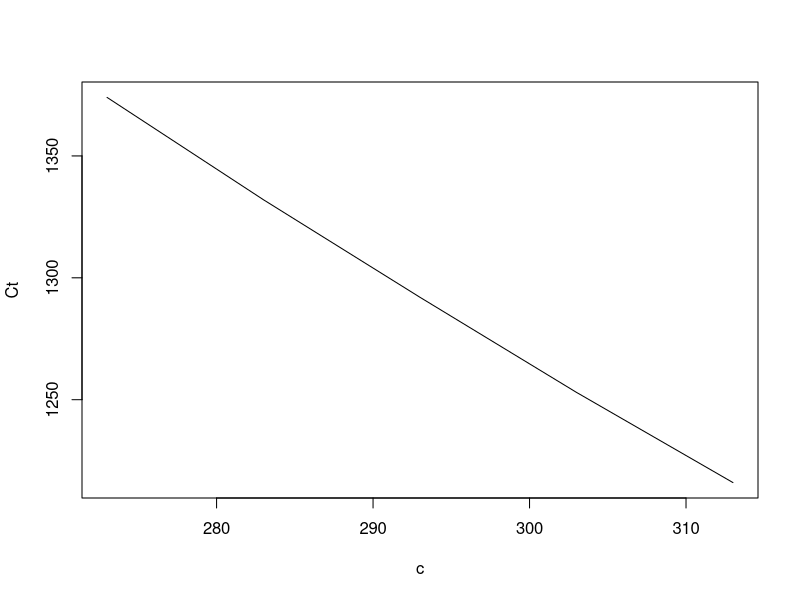
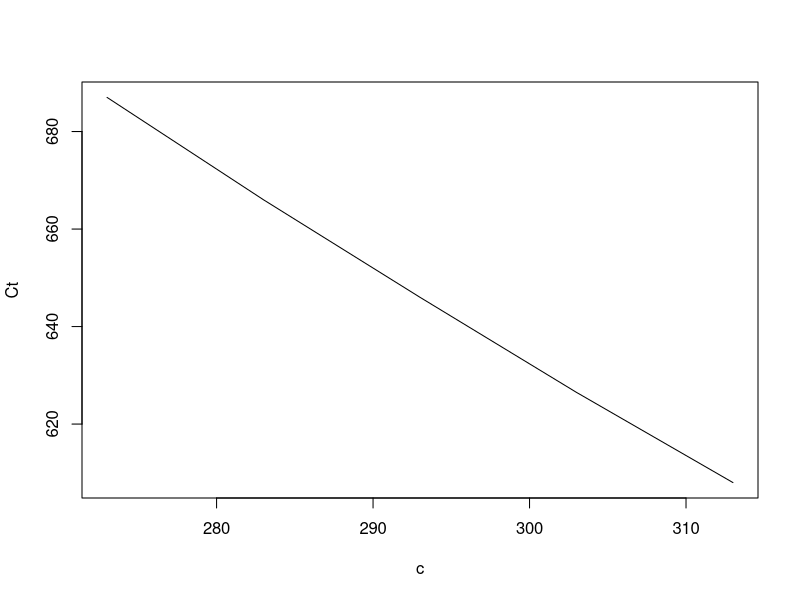

The R script that drew these images, in order:
x <- data.frame( nafta = c("nafta", "nafta", "nafta", "nafta", "nafta"), Temperatura = c(273, 283, 293, 303, 313), C = c(1374, 1332, 1292, 1253, 1216) )
x$Ct <- x$C/2
with(x,{
  plot(Temperatura[1:length(Temperatura)], C, "l",
       ylab="Ct",
       xlab="c")
  plot(Temperatura[1:length(Temperatura)], Ct, "l",
       ylab="Ct",
       xlab="c")
})

